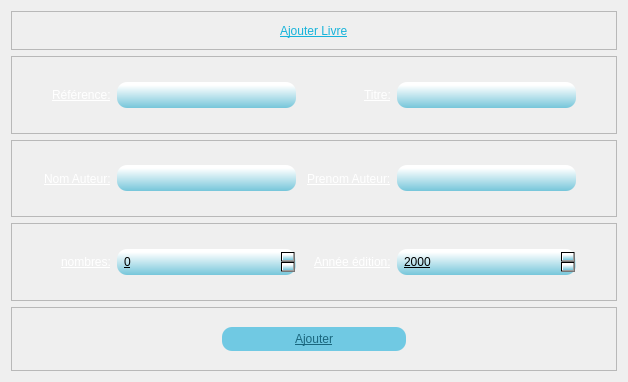
<?xml version="1.0" encoding="UTF-8"?>
<ui version="4.0">
 <class>Dialog</class>
 <widget class="QDialog" name="Dialog">
  <property name="geometry">
   <rect>
    <x>0</x>
    <y>0</y>
    <width>628</width>
    <height>382</height>
   </rect>
  </property>
  <property name="windowTitle">
   <string>Dialog</string>
  </property>
  <property name="styleSheet">
   <string notr="true">background-image: url(:/background/b.png);</string>
  </property>
  <layout class="QVBoxLayout" name="verticalLayout" stretch="1,2,2,2,1">
   <item>
    <widget class="QFrame" name="frame">
     <property name="frameShape">
      <enum>QFrame::StyledPanel</enum>
     </property>
     <property name="frameShadow">
      <enum>QFrame::Raised</enum>
     </property>
     <layout class="QHBoxLayout" name="horizontalLayout">
      <item alignment="Qt::AlignHCenter">
       <widget class="QLabel" name="label">
        <property name="styleSheet">
         <string notr="true">font: 18pt &quot;Bauhaus 93&quot;;
text-decoration: underline;
color: qlineargradient(spread:pad, x1:1, y1:1, x2:1, y2:0.12, stop:0 rgba(22, 179, 218, 255), stop:1 rgba(255, 255, 255, 255));</string>
        </property>
        <property name="text">
         <string>Ajouter Livre</string>
        </property>
       </widget>
      </item>
     </layout>
    </widget>
   </item>
   <item>
    <widget class="QFrame" name="frame_4">
     <property name="frameShape">
      <enum>QFrame::StyledPanel</enum>
     </property>
     <property name="frameShadow">
      <enum>QFrame::Raised</enum>
     </property>
     <layout class="QHBoxLayout" name="horizontalLayout_2" stretch="1,2,1,2">
      <property name="spacing">
       <number>6</number>
      </property>
      <property name="leftMargin">
       <number>9</number>
      </property>
      <property name="rightMargin">
       <number>40</number>
      </property>
      <item alignment="Qt::AlignRight">
       <widget class="QLabel" name="label_2">
        <property name="styleSheet">
         <string notr="true">
font: 16pt &quot;Gloucester MT Extra Condensed&quot;;
color: rgb(255, 255, 255);
text-decoration: underline;</string>
        </property>
        <property name="text">
         <string>Référence:</string>
        </property>
       </widget>
      </item>
      <item>
       <widget class="QLineEdit" name="lineEdit">
        <property name="styleSheet">
         <string notr="true">font: bold 12px/25px Arial, sans-serif;  
border-radius: 10px;
color: rgb(0, 0, 0);
background-color: qlineargradient(spread:pad, x1:1, y1:1, x2:1, y2:0.12, stop:0 rgba(118, 198, 218, 255), stop:1 rgba(255, 255, 255, 255));
padding:5;
font: 11pt &quot;Malgun Gothic&quot;;
text-decoration: underline;</string>
        </property>
       </widget>
      </item>
      <item alignment="Qt::AlignRight">
       <widget class="QLabel" name="label_3">
        <property name="styleSheet">
         <string notr="true">
font: 16pt &quot;Gloucester MT Extra Condensed&quot;;
color: rgb(255, 255, 255);
text-decoration: underline;</string>
        </property>
        <property name="text">
         <string>Titre:</string>
        </property>
       </widget>
      </item>
      <item>
       <widget class="QLineEdit" name="lineEdit_2">
        <property name="styleSheet">
         <string notr="true">font: bold 12px/25px Arial, sans-serif;  
border-radius: 10px;
color: rgb(0, 0, 0);
background-color: qlineargradient(spread:pad, x1:1, y1:1, x2:1, y2:0.12, stop:0 rgba(118, 198, 218, 255), stop:1 rgba(255, 255, 255, 255));
padding:5;
font: 11pt &quot;Malgun Gothic&quot;;
text-decoration: underline;</string>
        </property>
       </widget>
      </item>
     </layout>
    </widget>
   </item>
   <item>
    <widget class="QFrame" name="frame_3">
     <property name="frameShape">
      <enum>QFrame::StyledPanel</enum>
     </property>
     <property name="frameShadow">
      <enum>QFrame::Raised</enum>
     </property>
     <layout class="QHBoxLayout" name="horizontalLayout_3" stretch="1,2,1,2">
      <property name="leftMargin">
       <number>9</number>
      </property>
      <property name="rightMargin">
       <number>40</number>
      </property>
      <item alignment="Qt::AlignRight">
       <widget class="QLabel" name="label_4">
        <property name="styleSheet">
         <string notr="true">
font: 16pt &quot;Gloucester MT Extra Condensed&quot;;
color: rgb(255, 255, 255);
text-decoration: underline;</string>
        </property>
        <property name="text">
         <string>Nom Auteur:</string>
        </property>
       </widget>
      </item>
      <item>
       <widget class="QLineEdit" name="lineEdit_3">
        <property name="styleSheet">
         <string notr="true">font: bold 12px/25px Arial, sans-serif;  
border-radius: 10px;
color: rgb(0, 0, 0);
background-color: qlineargradient(spread:pad, x1:1, y1:1, x2:1, y2:0.12, stop:0 rgba(118, 198, 218, 255), stop:1 rgba(255, 255, 255, 255));
padding:5;
font: 11pt &quot;Malgun Gothic&quot;;
text-decoration: underline;</string>
        </property>
       </widget>
      </item>
      <item alignment="Qt::AlignRight">
       <widget class="QLabel" name="label_5">
        <property name="styleSheet">
         <string notr="true">
font: 16pt &quot;Gloucester MT Extra Condensed&quot;;
color: rgb(255, 255, 255);
text-decoration: underline;</string>
        </property>
        <property name="text">
         <string>Prenom Auteur:</string>
        </property>
       </widget>
      </item>
      <item>
       <widget class="QLineEdit" name="lineEdit_4">
        <property name="styleSheet">
         <string notr="true">font: bold 12px/25px Arial, sans-serif;  
border-radius: 10px;
color: rgb(0, 0, 0);
background-color: qlineargradient(spread:pad, x1:1, y1:1, x2:1, y2:0.12, stop:0 rgba(118, 198, 218, 255), stop:1 rgba(255, 255, 255, 255));
padding:5;
font: 11pt &quot;Malgun Gothic&quot;;
text-decoration: underline;</string>
        </property>
       </widget>
      </item>
     </layout>
    </widget>
   </item>
   <item>
    <widget class="QFrame" name="frame_2">
     <property name="frameShape">
      <enum>QFrame::StyledPanel</enum>
     </property>
     <property name="frameShadow">
      <enum>QFrame::Raised</enum>
     </property>
     <layout class="QHBoxLayout" name="horizontalLayout_4" stretch="1,2,1,2">
      <property name="leftMargin">
       <number>9</number>
      </property>
      <property name="rightMargin">
       <number>40</number>
      </property>
      <item alignment="Qt::AlignRight">
       <widget class="QLabel" name="label_6">
        <property name="styleSheet">
         <string notr="true">
font: 16pt &quot;Gloucester MT Extra Condensed&quot;;
color: rgb(255, 255, 255);
text-decoration: underline;</string>
        </property>
        <property name="text">
         <string>nombres:</string>
        </property>
       </widget>
      </item>
      <item>
       <widget class="QSpinBox" name="spinBox">
        <property name="styleSheet">
         <string notr="true">font: bold 12px/25px Arial, sans-serif;  
border-radius: 10px;
color: rgb(0, 0, 0);
background-color: qlineargradient(spread:pad, x1:1, y1:1, x2:1, y2:0.12, stop:0 rgba(118, 198, 218, 255), stop:1 rgba(255, 255, 255, 255));
padding:5;
font: 9pt &quot;Malgun Gothic&quot;;
text-decoration: underline;
</string>
        </property>
        <property name="maximum">
         <number>1000</number>
        </property>
       </widget>
      </item>
      <item alignment="Qt::AlignRight">
       <widget class="QLabel" name="label_7">
        <property name="styleSheet">
         <string notr="true">
font: 16pt &quot;Gloucester MT Extra Condensed&quot;;
color: rgb(255, 255, 255);
text-decoration: underline;</string>
        </property>
        <property name="text">
         <string>Année édition:</string>
        </property>
       </widget>
      </item>
      <item>
       <widget class="QDateEdit" name="dateEdit">
        <property name="styleSheet">
         <string notr="true">font: bold 12px/25px Arial, sans-serif;  
border-radius: 10px;
color: rgb(0, 0, 0);
background-color: qlineargradient(spread:pad, x1:1, y1:1, x2:1, y2:0.12, stop:0 rgba(118, 198, 218, 255), stop:1 rgba(255, 255, 255, 255));
padding:5;
font: 9pt &quot;Malgun Gothic&quot;;
text-decoration: underline;</string>
        </property>
        <property name="displayFormat">
         <string>yyyy</string>
        </property>
       </widget>
      </item>
     </layout>
    </widget>
   </item>
   <item>
    <widget class="QFrame" name="frame_5">
     <property name="frameShape">
      <enum>QFrame::StyledPanel</enum>
     </property>
     <property name="frameShadow">
      <enum>QFrame::Raised</enum>
     </property>
     <layout class="QHBoxLayout" name="horizontalLayout_5">
      <property name="leftMargin">
       <number>200</number>
      </property>
      <property name="rightMargin">
       <number>200</number>
      </property>
      <item>
       <widget class="QPushButton" name="pushButton">
        <property name="cursor">
         <cursorShape>PointingHandCursor</cursorShape>
        </property>
        <property name="styleSheet">
         <string notr="true">margin: 10px;
font: bold 12px/25px Arial, sans-serif;  
border-radius: 10px;
color: #19667d;

padding:5;
font: 14pt &quot;Impact&quot;;
text-decoration: underline;
background: #70c9e3;</string>
        </property>
        <property name="text">
         <string>Ajouter</string>
        </property>
       </widget>
      </item>
     </layout>
    </widget>
   </item>
  </layout>
 </widget>
 <resources>
  <include location="../../../images/test.qrc"/>
 </resources>
 <connections/>
</ui>
